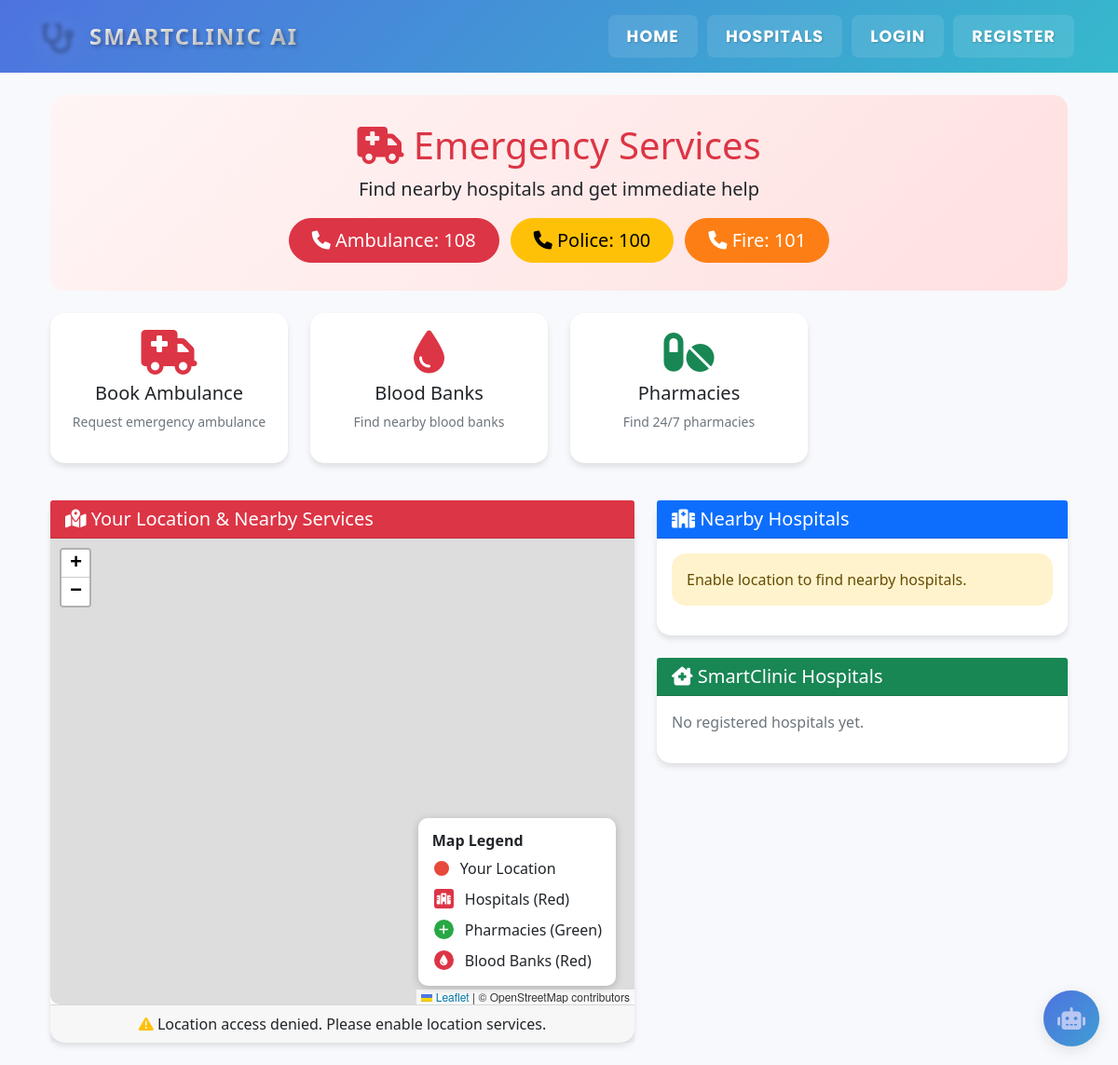
Before: /emergency with the older database file.
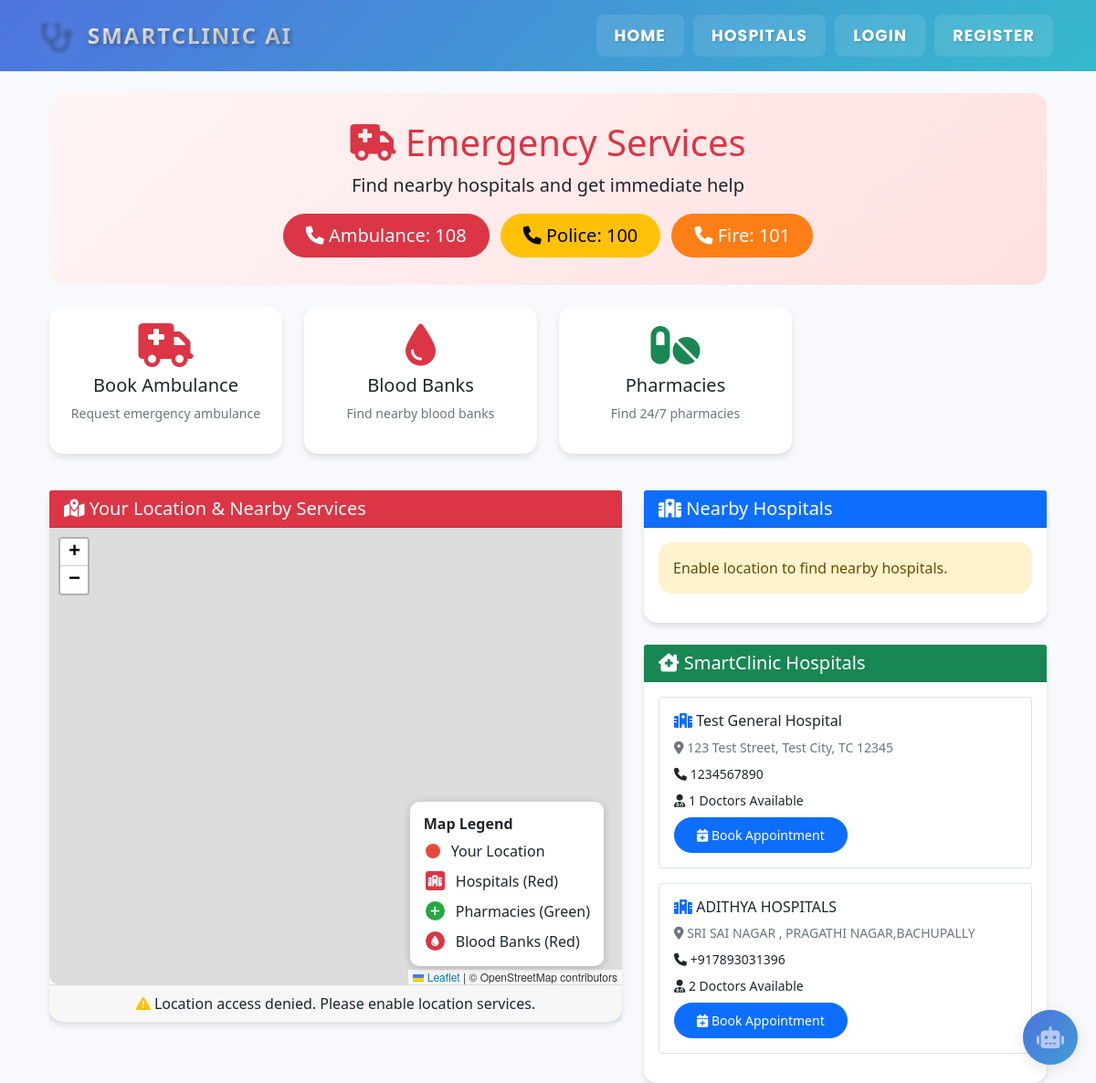
After: the same page with the newer database file.
### app.py (models this page shows)
class Hospital(db.Model):
    id = db.Column(db.Integer, primary_key=True)
    name = db.Column(db.String(200), nullable=False)
    address = db.Column(db.String(500), nullable=False)
    contact = db.Column(db.String(20))
    admin_id = db.Column(db.Integer, db.ForeignKey('user.id'), nullable=False)
    description = db.Column(db.Text)
    doctors = db.relationship('Doctor', backref='hospital', lazy=True)
    appointments = db.relationship('Appointment', backref='hospital', lazy=True)

### app.py (the view)
@app.route('/emergency')
def emergency():
    hospitals = Hospital.query.all()
    return render_template('emergency.html', hospitals=hospitals, google_maps_key=GOOGLE_MAPS_API_KEY)

### templates/emergency.html (shortened to what the changed rows need)
{% extends "base.html" %}
{% block extra_css %}
<link rel="stylesheet" href="https://unpkg.com/leaflet@1.9.4/dist/leaflet.css" />
{% endblock %}
{% block content %}
<div class="container-fluid mt-4">
    <div class="emergency-header text-center mb-4">
        <h1 class="text-danger"><i class="fas fa-ambulance"></i> Emergency Services</h1>
    </div>
    <div class="row">
        <div class="col-lg-5">
            <div class="card mt-4">
                <div class="card-body">
                    {% if hospitals %}
                        {% for hospital in hospitals %}
                        <div class="hospital-item mb-3 p-3 border rounded">
                            <h6><i class="fas fa-hospital text-primary"></i> {{ hospital.name }}</h6>
                            <p class="small text-muted mb-2">
                                <i class="fas fa-map-marker-alt"></i> {{ hospital.address }}
                            </p>
                            <p class="small mb-2">
                                <i class="fas fa-phone"></i> {{ hospital.contact }}
                            </p>
                            <p class="small mb-2">
                                <i class="fas fa-user-md"></i> {{ hospital.doctors|length }} Doctors Available
                            </p>
                            <a href="{{ url_for('hospital_details', hospital_id=hospital.id) }}" class="btn btn-sm btn-primary">
                                <i class="fas fa-calendar-plus"></i> Book Appointment
                            </a>
                        </div>
                        {% endfor %}
                    {% else %}
                        <p class="text-muted">No registered hospitals yet.</p>
                    {% endif %}
                </div>
            </div>
        </div>
    </div>
</div>
{% endblock %}

Changed rows visible on the page:
added Hospital: name "Test General Hospital", address "123 Test Street, Test City, TC 12345", contact "1234567890", doctors|length "1"
added Hospital: name "ADITHYA HOSPITALS", address "SRI SAI NAGAR , PRAGATHI NAGAR,BACHUPALLY", contact "+917893031396", doctors|length "2"
Other visible differences:
text no longer shown: "No registered hospitals yet."
